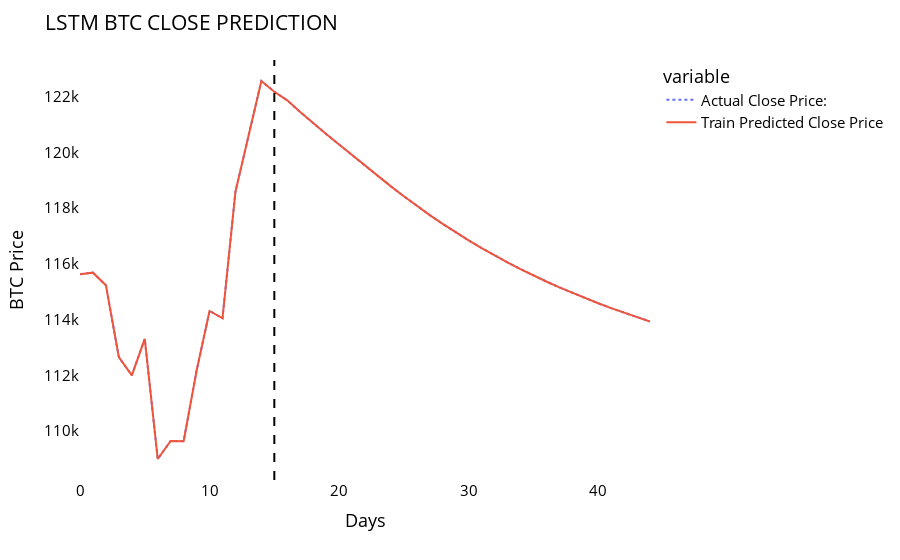

The code cell stored with this chart in its notebook:
### Code cell
temp_mat = np.empty((len(last_days)+pred_days+1,1))
temp_mat[:] = np.nan
temp_mat = temp_mat.reshape(1,-1).tolist()

last_actual_days_close_price= temp_mat
next_predicted_days_close_price=temp_mat

last_actual_days_close_price[0:time_step+1]=scaler.inverse_transform(closedf[len(closedf)-time_step:]).reshape(1,-1).tolist()[0]
next_predicted_days_close_price[time_step+1:]=scaler.inverse_transform(np.array(First_output).reshape(1,-1)).reshape(1,-1).tolist()[0]

new_pred_plot = pd.DataFrame({
    'last_actual_days_close_price': last_actual_days_close_price,
    'next_predicted_days_close_price': next_predicted_days_close_price
})


fig = px.line(new_pred_plot, x=new_pred_plot.index, y=[new_pred_plot['last_actual_days_close_price'],
                                                      new_pred_plot['next_predicted_days_close_price']],
                 labels={'value':'BTC Price','index':'Days'})

fig.add_vline(x=time_step, line_dash="dash", line_color="black")
fig.update_layout(title_text='LSTM BTC CLOSE PREDICTION',
                  font_size=15, font_color='Black', plot_bgcolor='white')
fig.for_each_trace(lambda t: t.update(name = next(names)))
fig.update_traces(selector=dict(name='Actual Close Price:'), line=dict(dash='dot'))
fig.update_xaxes(showgrid=False)
fig.update_yaxes(showgrid=False)

fig.show()
fig.write_html("btc_close_prediction_chart.html")
fig.write_image("btc_close_prediction_chart.png")

### Figure 1 — Plotly figure (JSON) as saved in the notebook; plotly's stock layout.template omitted (floating-point values rounded to 4 significant figures)
{"data": [{"hovertemplate": "variable=last_actual_days_close_price<br>Days=%{x}<br>BTC Price=%{y}<extra></extra>", "legendgroup": "last_actual_days_close_price", "line": {"color": "#636efa", "dash": "dot"}, "marker": {"symbol": "circle"}, "mode": "lines", "name": "Actual Close Price:", "orientation": "v", "showlegend": true, "type": "scatter", "x": [0, 1, 2, 3, 4, 5, 6, 7, 8, 9, 10, 11, 12, 13, 14, 15, 16, 17, 18, 19, 20, 21, 22, 23, 24, 25, 26, 27, 28, 29, 30, 31, 32, 33, 34, 35, 36, 37, 38, 39, 40, 41, 42, 43, 44], "xaxis": "x", "y": [115600.0, 115700.0, 115200.0, 112700.0, 112000.0, 113300.0, 109000.0, 109600.0, 109600.0, 112200.0, 114300.0, 114000.0, 118600.0, 120500.0, 122600.0, 122200.0, 121900.0, 121500.0, 121100.0, 120700.0, 120300.0, 119900.0, 119500.0, 119200.0, 118800.0, 118400.0, 118100.0, 117800.0, 117400.0, 117100.0, 116800.0, 116600.0, 116300.0, 116100.0, 115800.0, 115600.0, 115400.0, 115200.0, 115000.0, 114800.0, 114600.0, 114400.0, 114200.0, 114100.0, 113900.0], "yaxis": "y"}, {"hovertemplate": "variable=next_predicted_days_close_price<br>Days=%{x}<br>BTC Price=%{y}<extra></extra>", "legendgroup": "next_predicted_days_close_price", "line": {"color": "#EF553B", "dash": "solid"}, "marker": {"symbol": "circle"}, "mode": "lines", "name": "Train Predicted Close Price", "orientation": "v", "showlegend": true, "type": "scatter", "x": [0, 1, 2, 3, 4, 5, 6, 7, 8, 9, 10, 11, 12, 13, 14, 15, 16, 17, 18, 19, 20, 21, 22, 23, 24, 25, 26, 27, 28, 29, 30, 31, 32, 33, 34, 35, 36, 37, 38, 39, 40, 41, 42, 43, 44], "xaxis": "x", "y": [115600.0, 115700.0, 115200.0, 112700.0, 112000.0, 113300.0, 109000.0, 109600.0, 109600.0, 112200.0, 114300.0, 114000.0, 118600.0, 120500.0, 122600.0, 122200.0, 121900.0, 121500.0, 121100.0, 120700.0, 120300.0, 119900.0, 119500.0, 119200.0, 118800.0, 118400.0, 118100.0, 117800.0, 117400.0, 117100.0, 116800.0, 116600.0, 116300.0, 116100.0, 115800.0, 115600.0, 115400.0, 115200.0, 115000.0, 114800.0, 114600.0, 114400.0, 114200.0, 114100.0, 113900.0], "yaxis": "y"}], "layout": {"font": {"color": "Black", "size": 15}, "legend": {"title": {"text": "variable"}, "tracegroupgap": 0}, "margin": {"t": 60}, "plot_bgcolor": "white", "shapes": [{"line": {"color": "black", "dash": "dash"}, "type": "line", "x0": 15, "x1": 15, "xref": "x", "y0": 0, "y1": 1, "yref": "y domain"}], "title": {"text": "LSTM BTC CLOSE PREDICTION"}, "xaxis": {"anchor": "y", "domain": [0, 1], "showgrid": false, "title": {"text": "Days"}}, "yaxis": {"anchor": "x", "domain": [0, 1], "showgrid": false, "title": {"text": "BTC Price"}}}}
